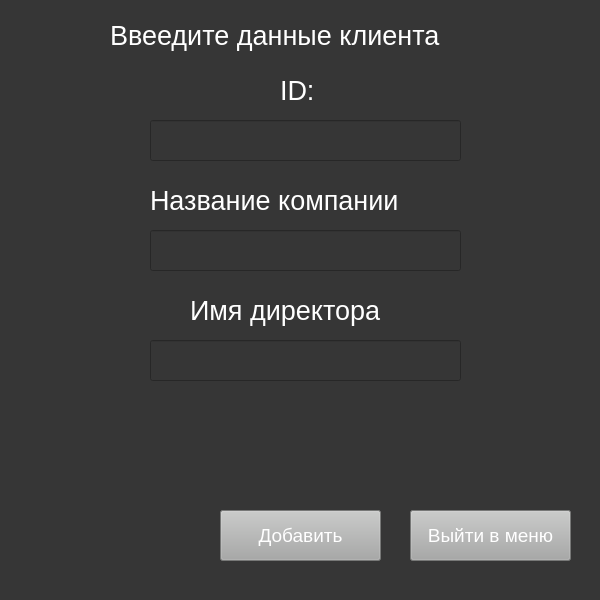
<?xml version="1.0" encoding="UTF-8"?>
<ui version="4.0">
 <class>director</class>
 <widget class="QWidget" name="director">
  <property name="geometry">
   <rect>
    <x>0</x>
    <y>0</y>
    <width>600</width>
    <height>600</height>
   </rect>
  </property>
  <property name="windowTitle">
   <string>Form</string>
  </property>
  <property name="styleSheet">
   <string notr="true">background-color: rgb(54,54,54)</string>
  </property>
  <widget class="QLabel" name="label">
   <property name="geometry">
    <rect>
     <x>110</x>
     <y>0</y>
     <width>391</width>
     <height>71</height>
    </rect>
   </property>
   <property name="styleSheet">
    <string notr="true">color:rgb(255,255,255);
font-size:20pt</string>
   </property>
   <property name="text">
    <string>Ввеедите данные клиента</string>
   </property>
  </widget>
  <widget class="QLineEdit" name="id">
   <property name="geometry">
    <rect>
     <x>150</x>
     <y>120</y>
     <width>311</width>
     <height>41</height>
    </rect>
   </property>
   <property name="styleSheet">
    <string notr="true">font-size:14pt;
color:rgb(243,243,243)</string>
   </property>
  </widget>
  <widget class="QLineEdit" name="name">
   <property name="geometry">
    <rect>
     <x>150</x>
     <y>230</y>
     <width>311</width>
     <height>41</height>
    </rect>
   </property>
   <property name="styleSheet">
    <string notr="true">font-size:14pt;
color:rgb(243,243,243)</string>
   </property>
  </widget>
  <widget class="QLineEdit" name="director_2">
   <property name="geometry">
    <rect>
     <x>150</x>
     <y>340</y>
     <width>311</width>
     <height>41</height>
    </rect>
   </property>
   <property name="styleSheet">
    <string notr="true">font-size:14pt;
color:rgb(243,243,243)</string>
   </property>
   <property name="text">
    <string/>
   </property>
  </widget>
  <widget class="QPushButton" name="exit">
   <property name="geometry">
    <rect>
     <x>410</x>
     <y>510</y>
     <width>161</width>
     <height>51</height>
    </rect>
   </property>
   <property name="styleSheet">
    <string notr="true">background-color:rgb(167,168,167);
font-size:14pt;
color:rgb(255,255,255)</string>
   </property>
   <property name="text">
    <string>Выйти в меню</string>
   </property>
  </widget>
  <widget class="QPushButton" name="add_button">
   <property name="geometry">
    <rect>
     <x>220</x>
     <y>510</y>
     <width>161</width>
     <height>51</height>
    </rect>
   </property>
   <property name="styleSheet">
    <string notr="true">background-color:rgb(167,168,167);
font-size:14pt;
color:rgb(255,255,255)</string>
   </property>
   <property name="text">
    <string>Добавить</string>
   </property>
  </widget>
  <widget class="QLabel" name="label_2">
   <property name="geometry">
    <rect>
     <x>280</x>
     <y>70</y>
     <width>51</width>
     <height>41</height>
    </rect>
   </property>
   <property name="styleSheet">
    <string notr="true">color:rgb(255,255,255);
font-size:20pt</string>
   </property>
   <property name="text">
    <string>ID:</string>
   </property>
  </widget>
  <widget class="QLabel" name="label_3">
   <property name="geometry">
    <rect>
     <x>150</x>
     <y>180</y>
     <width>301</width>
     <height>41</height>
    </rect>
   </property>
   <property name="styleSheet">
    <string notr="true">color:rgb(255,255,255);
font-size:20pt</string>
   </property>
   <property name="text">
    <string>Название компании</string>
   </property>
  </widget>
  <widget class="QLabel" name="label_4">
   <property name="geometry">
    <rect>
     <x>190</x>
     <y>290</y>
     <width>231</width>
     <height>41</height>
    </rect>
   </property>
   <property name="styleSheet">
    <string notr="true">color:rgb(255,255,255);
font-size:20pt</string>
   </property>
   <property name="text">
    <string>Имя директора</string>
   </property>
  </widget>
  <widget class="QLabel" name="message_label">
   <property name="geometry">
    <rect>
     <x>150</x>
     <y>410</y>
     <width>311</width>
     <height>51</height>
    </rect>
   </property>
   <property name="styleSheet">
    <string notr="true">color:rgb(255,255,255);
font-size:16pt</string>
   </property>
   <property name="text">
    <string/>
   </property>
  </widget>
 </widget>
 <resources/>
 <connections/>
</ui>
